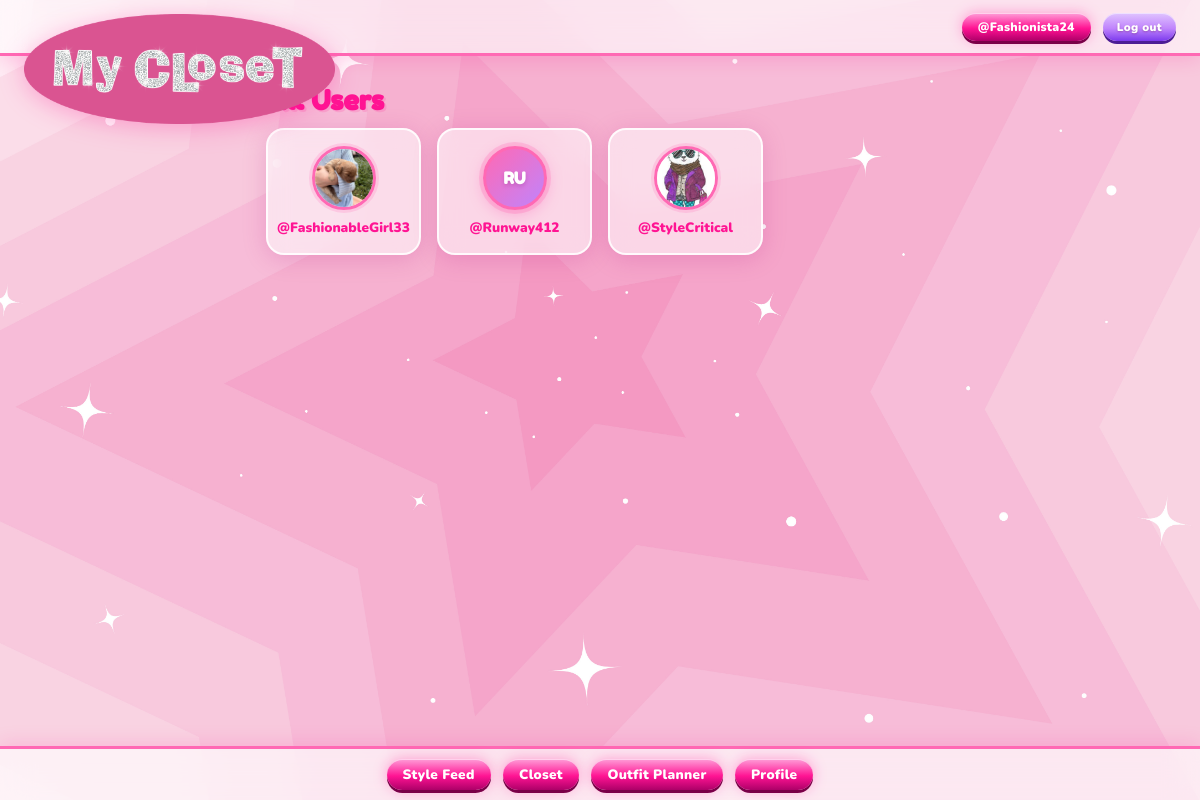
Page /mycloset/users/ (signed in) on the committed database.
### mycloset/models.py (models this page shows, shortened)
class Profile(models.Model):
    user = models.ForeignKey(User, on_delete=models.CASCADE, related_name='mycloset_profiles')
    username = models.CharField(max_length=32, unique=True)
    profile_image = models.ImageField(upload_to='mycloset/profiles/', blank=True)
    bio = models.TextField(max_length=256, blank=True)

### mycloset/views.py (the view)
# urls.py: path('users/', AllUsersView.as_view(), name='mycloset_all_users'),
class AllUsersView(MyClosetLoginRequiredMixin, View):
    def get(self, request):
        my_profile = request.user.mycloset_profiles.first()
        profiles = Profile.objects.exclude(pk=my_profile.pk).order_by('username')
        return render(request, 'mycloset/all_users.html', {'profiles': profiles})

### mycloset/templates/mycloset/all_users.html (shortened to what this page needs)
{% extends 'mycloset/base.html' %}
{% load static %}
{% block body_class %}page-profile{% endblock %}
{% block content %}
<h2>All Users</h2>
{% if profiles %}
<div class="friends-list">
    {% for profile in profiles %}
    <a href="{% url 'mycloset_public_profile' profile.pk %}" class="friend-card">
        {% if profile.profile_image %}
        <img src="{{ profile.profile_image.url }}" alt="{{ profile.username }}">
        {% else %}
        <div class="profile-initials profile-initials--sm">{{ profile.username|slice:":2"|upper }}</div>
        {% endif %}
        <span>@{{ profile.username }}</span>
    </a>
    {% endfor %}
</div>
{% else %}
<p>No other users yet.</p>
{% endif %}
{% endblock %}

### mycloset/templates/mycloset/base.html (shortened to what this page needs)
{% load static %}
<!DOCTYPE html>
<html lang="en">
<head>
    <link rel="stylesheet" href="{% static 'mycloset/style.css' %}">
</head>
<body class="{% block body_class %}{% endblock %}">
    <header>
        <div class="header_left">
            <a href="{% url 'mycloset_all_users' %}" class="header-logo-link">
                <img src="{% static 'mycloset/images/logo.png' %}" alt="My Closet" class="header-logo">
            </a>
        </div>
        {% if user.is_authenticated %}
        <div class="header_profile">
            <nav>
                <a href="{% url 'mycloset_profile' %}">@{{ user.mycloset_profiles.first.username }}</a>
            </nav>
            <form method="POST" action="{% url 'mycloset_logout' %}">
                <button type="submit">Log out</button>
            </form>
        </div>
        {% else %}
        <nav>
            <a href="{% url 'mycloset_login' %}">Log in</a>
        </nav>
        {% endif %}
    </header>
    <div class="content">
        {% block content %}
        {% endblock %}
    </div>
    {% if user.is_authenticated %}
    <footer>
        <nav>
            <a href="{% url 'mycloset_feed' %}">Style Feed</a>
            <a href="{% url 'mycloset_closet' %}">Closet</a>
            <a href="{% url 'mycloset_outfits' %}">Outfit Planner</a>
            <a href="{% url 'mycloset_profile' %}">Profile</a>
        </nav>
    </footer>
    {% endif %}
</body>
</html>

### mycloset/static/mycloset/style.css (style rules this page uses)
:root { --pink: #ff69b4; --hot-pink: #ff1493; --purple: #c084fc; --blue: #60a5fa; --cyan: #22d3ee; --yellow: #fde68a; --white: #ffffff; --glass-bg: rgba(255, 255, 255, 0.55); --glass-border: rgba(255, 255, 255, 0.85); --shadow: 0 4px 24px rgba(180, 0, 120, 0.18); --radius: 18px; }
*, *::before, *::after { box-sizing: border-box; }
body { font-family: 'Nunito', sans-serif; font-weight: 800; margin: 0; padding: 0 0 70px 0; min-height: 100vh; background-color: #ffd6f0; background-size: cover; background-attachment: fixed; background-position: center; color: #3b0764; }
body.page-profile { background-image: url('images/stars.jpeg'); }
header { background: rgba(255, 255, 255, 0.6); backdrop-filter: blur(16px); -webkit-backdrop-filter: blur(16px); border-bottom: 3px solid var(--pink); padding: 0 24px; height: 56px; display: flex; align-items: center; justify-content: space-between; position: sticky; top: 0; z-index: 100; box-shadow: 0 2px 20px rgba(255, 20, 147, 0.2); overflow: visible; }
.header_left { display: flex; align-items: center; }
.header-logo-link { display: flex; align-items: center; text-decoration: none; }
.header-logo { height: 110px; width: auto; display: block; position: relative; top: 42px; z-index: 101; transition: transform 0.2s; filter: drop-shadow(0 4px 12px rgba(255, 20, 147, 0.3)); }
.header_profile { display: flex; align-items: center; gap: 8px; font-size: 0.9em; }
.header_profile a { text-decoration: none; color: #fff; font-weight: 900; display: flex; align-items: center; gap: 8px; text-shadow: 0 1px 6px rgba(255,20,147,0.6); }
nav a { display: inline-block; color: #fff; text-decoration: none; margin: 0 4px; padding: 6px 16px; border-radius: 999px; font-size: 0.85em; font-weight: 900; background: linear-gradient(180deg, #ff9ed8 0%, #ff1493 55%, #ad0068 100%); box-shadow: 0 3px 0 #7a0048, 0 0 14px rgba(255,20,147,0.35), inset 0 1px 0 rgba(255,255,255,0.55); transition: transform 0.1s, box-shadow 0.1s; letter-spacing: 0.02em; }
.content { max-width: 700px; margin: 28px auto; padding: 0 16px; }
h2 { font-family: 'Fredoka One', cursive; font-size: 1.7em; color: var(--hot-pink); text-shadow: 2px 2px 0 rgba(255,20,147,0.15); margin: 0 0 12px 0; }
button { font-family: 'Nunito', sans-serif; font-weight: 900; font-size: 0.88em; padding: 8px 20px; border: none; border-radius: 999px; cursor: pointer; transition: transform 0.1s, box-shadow 0.1s; background: linear-gradient(180deg, #ff9ed8 0%, #ff1493 55%, #ad0068 100%); color: #fff; box-shadow: 0 3px 0 #7a0048, inset 0 1px 0 rgba(255,255,255,0.5); letter-spacing: 0.03em; text-shadow: 0 1px 2px rgba(100,0,50,0.3); }
.header_profile button { background: linear-gradient(180deg, #e0c4ff 0%, #c084fc 55%, #7c3aed 100%); box-shadow: 0 3px 0 #4c1d95, inset 0 1px 0 rgba(255,255,255,0.5); font-size: 0.8em; padding: 6px 14px; }
footer { position: fixed; bottom: 0; left: 0; right: 0; background: rgba(255,255,255,0.65); backdrop-filter: blur(16px); -webkit-backdrop-filter: blur(16px); border-top: 3px solid var(--pink); padding: 10px 20px; display: flex; justify-content: center; align-items: center; box-shadow: 0 -2px 20px rgba(255,20,147,0.15); }
.profile-initials { width: 110px; height: 110px; border-radius: 50%; background: linear-gradient(135deg, var(--pink), var(--purple)); display: flex; align-items: center; justify-content: center; font-family: 'Fredoka One', cursive; font-size: 2em; color: #fff; border: 4px solid var(--pink); box-shadow: 0 0 0 4px rgba(255,105,180,0.25), 0 4px 16px rgba(255,20,147,0.25); flex-shrink: 0; text-shadow: 0 2px 4px rgba(100,0,80,0.2); }
.profile-initials--sm { width: 64px; height: 64px; font-size: 1.2em; border-width: 3px; }
.friends-list { display: grid; grid-template-columns: repeat(auto-fill, minmax(130px, 1fr)); gap: 16px; margin-top: 8px; }
.friend-card { display: flex; flex-direction: column; align-items: center; gap: 8px; background: var(--glass-bg); backdrop-filter: blur(12px); -webkit-backdrop-filter: blur(12px); border: 2px solid var(--glass-border); border-radius: var(--radius); padding: 16px 10px; text-decoration: none; color: var(--hot-pink); font-size: 0.85em; font-weight: 900; box-shadow: var(--shadow); transition: transform 0.15s, box-shadow 0.15s; }
.friend-card img { width: 64px; height: 64px; border-radius: 50%; object-fit: cover; border: 3px solid var(--pink); box-shadow: 0 0 0 3px rgba(255,105,180,0.2); }

### rows in the picture
Profile: profile_image (picture), username "FashionableGirl33"
Profile: username "RU", username "Runway412"
Profile: profile_image (picture), username "StyleCritical"

### other values in the picture
{{ user.mycloset_profiles.first.username }} "Fashionista24"
